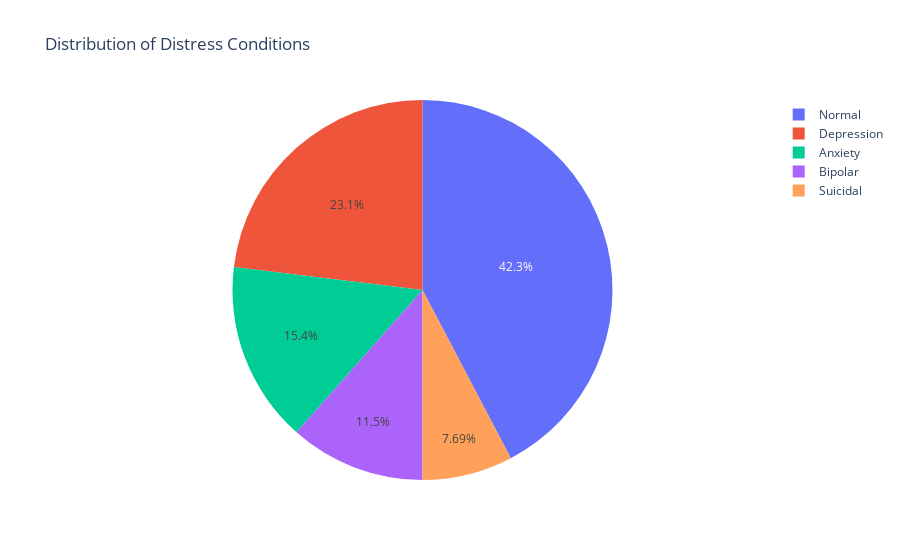
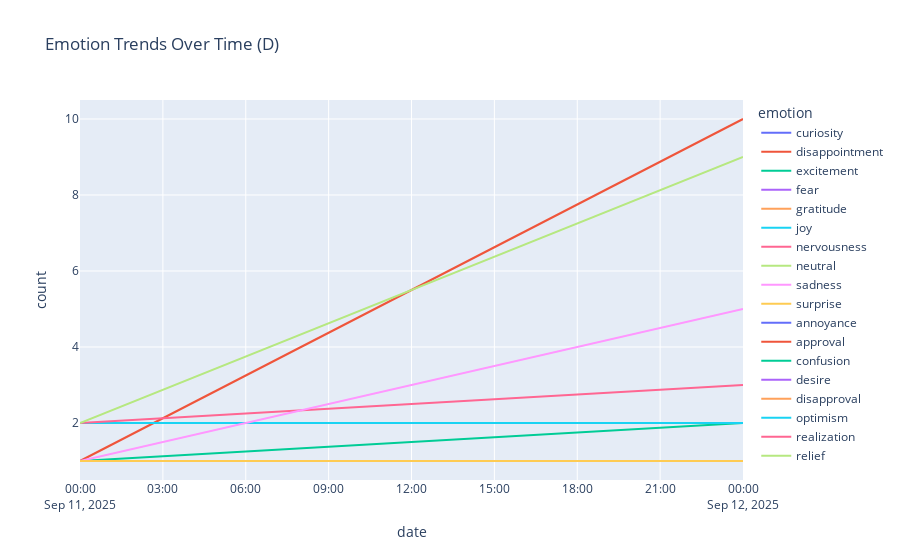
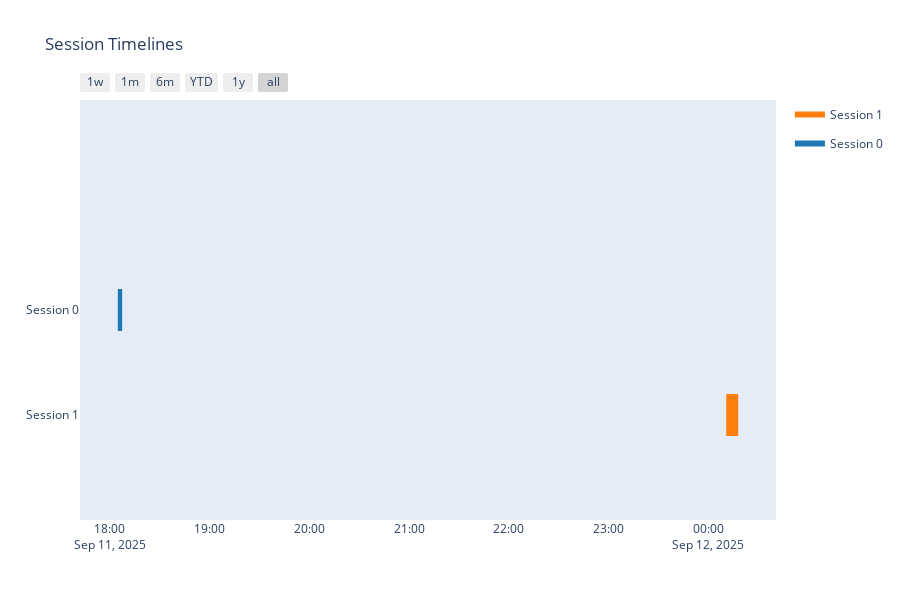

Notebook cell for these charts, in order:
### Code cell
# Example: Show overall distress
charts["distress"]["overall"].show()

# Example: Show daily emotion trends
charts["emotion"]["daily"].show()

# Example: Show session Gantt chart
charts["session"][1].show()

### Figure 1 — Plotly figure (JSON) as saved in the notebook; plotly's stock layout.template omitted (floating-point values rounded to 4 significant figures)
{"data": [{"domain": {"x": [0, 1], "y": [0, 1]}, "hovertemplate": "distress=%{label}<br>count=%{value}<extra></extra>", "labels": ["Normal", "Depression", "Anxiety", "Bipolar", "Suicidal"], "legendgroup": "", "name": "", "showlegend": true, "type": "pie", "values": [11, 6, 4, 3, 2]}], "layout": {"legend": {"tracegroupgap": 0}, "title": {"text": "Distribution of Distress Conditions"}}}

### Figure 2 — Plotly figure (JSON) as saved in the notebook; plotly's stock layout.template omitted (floating-point values rounded to 4 significant figures)
{"data": [{"hovertemplate": "emotion=curiosity<br>date=%{x}<br>count=%{y}<extra></extra>", "legendgroup": "curiosity", "line": {"color": "#636efa", "dash": "solid"}, "marker": {"symbol": "circle"}, "mode": "lines", "name": "curiosity", "orientation": "v", "showlegend": true, "type": "scatter", "x": ["2025-09-11T00:00:00.000000000"], "xaxis": "x", "y": [1], "yaxis": "y"}, {"hovertemplate": "emotion=disappointment<br>date=%{x}<br>count=%{y}<extra></extra>", "legendgroup": "disappointment", "line": {"color": "#EF553B", "dash": "solid"}, "marker": {"symbol": "circle"}, "mode": "lines", "name": "disappointment", "orientation": "v", "showlegend": true, "type": "scatter", "x": ["2025-09-11T00:00:00.000000000", "2025-09-12T00:00:00.000000000"], "xaxis": "x", "y": [1, 10], "yaxis": "y"}, {"hovertemplate": "emotion=excitement<br>date=%{x}<br>count=%{y}<extra></extra>", "legendgroup": "excitement", "line": {"color": "#00cc96", "dash": "solid"}, "marker": {"symbol": "circle"}, "mode": "lines", "name": "excitement", "orientation": "v", "showlegend": true, "type": "scatter", "x": ["2025-09-11T00:00:00.000000000", "2025-09-12T00:00:00.000000000"], "xaxis": "x", "y": [1, 2], "yaxis": "y"}, {"hovertemplate": "emotion=fear<br>date=%{x}<br>count=%{y}<extra></extra>", "legendgroup": "fear", "line": {"color": "#ab63fa", "dash": "solid"}, "marker": {"symbol": "circle"}, "mode": "lines", "name": "fear", "orientation": "v", "showlegend": true, "type": "scatter", "x": ["2025-09-11T00:00:00.000000000", "2025-09-12T00:00:00.000000000"], "xaxis": "x", "y": [2, 2], "yaxis": "y"}, {"hovertemplate": "emotion=gratitude<br>date=%{x}<br>count=%{y}<extra></extra>", "legendgroup": "gratitude", "line": {"color": "#FFA15A", "dash": "solid"}, "marker": {"symbol": "circle"}, "mode": "lines", "name": "gratitude", "orientation": "v", "showlegend": true, "type": "scatter", "x": ["2025-09-11T00:00:00.000000000"], "xaxis": "x", "y": [1], "yaxis": "y"}, {"hovertemplate": "emotion=joy<br>date=%{x}<br>count=%{y}<extra></extra>", "legendgroup": "joy", "line": {"color": "#19d3f3", "dash": "solid"}, "marker": {"symbol": "circle"}, "mode": "lines", "name": "joy", "orientation": "v", "showlegend": true, "type": "scatter", "x": ["2025-09-11T00:00:00.000000000", "2025-09-12T00:00:00.000000000"], "xaxis": "x", "y": [2, 2], "yaxis": "y"}, {"hovertemplate": "emotion=nervousness<br>date=%{x}<br>count=%{y}<extra></extra>", "legendgroup": "nervousness", "line": {"color": "#FF6692", "dash": "solid"}, "marker": {"symbol": "circle"}, "mode": "lines", "name": "nervousness", "orientation": "v", "showlegend": true, "type": "scatter", "x": ["2025-09-11T00:00:00.000000000", "2025-09-12T00:00:00.000000000"], "xaxis": "x", "y": [2, 3], "yaxis": "y"}, {"hovertemplate": "emotion=neutral<br>date=%{x}<br>count=%{y}<extra></extra>", "legendgroup": "neutral", "line": {"color": "#B6E880", "dash": "solid"}, "marker": {"symbol": "circle"}, "mode": "lines", "name": "neutral", "orientation": "v", "showlegend": true, "type": "scatter", "x": ["2025-09-11T00:00:00.000000000", "2025-09-12T00:00:00.000000000"], "xaxis": "x", "y": [2, 9], "yaxis": "y"}, {"hovertemplate": "emotion=sadness<br>date=%{x}<br>count=%{y}<extra></extra>", "legendgroup": "sadness", "line": {"color": "#FF97FF", "dash": "solid"}, "marker": {"symbol": "circle"}, "mode": "lines", "name": "sadness", "orientation": "v", "showlegend": true, "type": "scatter", "x": ["2025-09-11T00:00:00.000000000", "2025-09-12T00:00:00.000000000"], "xaxis": "x", "y": [1, 5], "yaxis": "y"}, {"hovertemplate": "emotion=surprise<br>date=%{x}<br>count=%{y}<extra></extra>", "legendgroup": "surprise", "line": {"color": "#FECB52", "dash": "solid"}, "marker": {"symbol": "circle"}, "mode": "lines", "name": "surprise", "orientation": "v", "showlegend": true, "type": "scatter", "x": ["2025-09-11T00:00:00.000000000", "2025-09-12T00:00:00.000000000"], "xaxis": "x", "y": [1, 1], "yaxis": "y"}, {"hovertemplate": "emotion=annoyance<br>date=%{x}<br>count=%{y}<extra></extra>", "legendgroup": "annoyance", "line": {"color": "#636efa", "dash": "solid"}, "marker": {"symbol": "circle"}, "mode": "lines", "name": "annoyance", "orientation": "v", "showlegend": true, "type": "scatter", "x": ["2025-09-12T00:00:00.000000000"], "xaxis": "x", "y": [7], "yaxis": "y"}, {"hovertemplate": "emotion=approval<br>date=%{x}<br>count=%{y}<extra></extra>", "legendgroup": "approval", "line": {"color": "#EF553B", "dash": "solid"}, "marker": {"symbol": "circle"}, "mode": "lines", "name": "approval", "orientation": "v", "showlegend": true, "type": "scatter", "x": ["2025-09-12T00:00:00.000000000"], "xaxis": "x", "y": [7], "yaxis": "y"}, {"hovertemplate": "emotion=confusion<br>date=%{x}<br>count=%{y}<extra></extra>", "legendgroup": "confusion", "line": {"color": "#00cc96", "dash": "solid"}, "marker": {"symbol": "circle"}, "mode": "lines", "name": "confusion", "orientation": "v", "showlegend": true, "type": "scatter", "x": ["2025-09-12T00:00:00.000000000"], "xaxis": "x", "y": [1], "yaxis": "y"}, {"hovertemplate": "emotion=desire<br>date=%{x}<br>count=%{y}<extra></extra>", "legendgroup": "desire", "line": {"color": "#ab63fa", "dash": "solid"}, "marker": {"symbol": "circle"}, "mode": "lines", "name": "desire", "orientation": "v", "showlegend": true, "type": "scatter", "x": ["2025-09-12T00:00:00.000000000"], "xaxis": "x", "y": [1], "yaxis": "y"}, {"hovertemplate": "emotion=disapproval<br>date=%{x}<br>count=%{y}<extra></extra>", "legendgroup": "disapproval", "line": {"color": "#FFA15A", "dash": "solid"}, "marker": {"symbol": "circle"}, "mode": "lines", "name": "disapproval", "orientation": "v", "showlegend": true, "type": "scatter", "x": ["2025-09-12T00:00:00.000000000"], "xaxis": "x", "y": [5], "yaxis": "y"}, {"hovertemplate": "emotion=optimism<br>date=%{x}<br>count=%{y}<extra></extra>", "legendgroup": "optimism", "line": {"color": "#19d3f3", "dash": "solid"}, "marker": {"symbol": "circle"}, "mode": "lines", "name": "optimism", "orientation": "v", "showlegend": true, "type": "scatter", "x": ["2025-09-12T00:00:00.000000000"], "xaxis": "x", "y": [1], "yaxis": "y"}, {"hovertemplate": "emotion=realization<br>date=%{x}<br>count=%{y}<extra></extra>", "legendgroup": "realization", "line": {"color": "#FF6692", "dash": "solid"}, "marker": {"symbol": "circle"}, "mode": "lines", "name": "realization", "orientation": "v", "showlegend": true, "type": "scatter", "x": ["2025-09-12T00:00:00.000000000"], "xaxis": "x", "y": [5], "yaxis": "y"}, {"hovertemplate": "emotion=relief<br>date=%{x}<br>count=%{y}<extra></extra>", "legendgroup": "relief", "line": {"color": "#B6E880", "dash": "solid"}, "marker": {"symbol": "circle"}, "mode": "lines", "name": "relief", "orientation": "v", "showlegend": true, "type": "scatter", "x": ["2025-09-12T00:00:00.000000000"], "xaxis": "x", "y": [1], "yaxis": "y"}], "layout": {"legend": {"title": {"text": "emotion"}, "tracegroupgap": 0}, "title": {"text": "Emotion Trends Over Time (D)"}, "xaxis": {"anchor": "y", "domain": [0, 1], "title": {"text": "date"}}, "yaxis": {"anchor": "x", "domain": [0, 1], "title": {"text": "count"}}}}

### Figure 3 — Plotly figure (JSON) as saved in the notebook; plotly's stock layout.template omitted (floating-point values rounded to 4 significant figures)
{"data": [{"fill": "toself", "fillcolor": "rgb(255, 127, 14)", "hoverinfo": "name", "legendgroup": "rgb(255, 127, 14)", "mode": "none", "name": "Session 1", "showlegend": true, "type": "scatter", "x": ["2025-09-12T00:10:39.999553", "2025-09-12T00:17:52.305095", "2025-09-12T00:17:52.305095", "2025-09-12T00:10:39.999553"], "y": [-0.2, -0.2, 0.2, 0.2]}, {"fill": "toself", "fillcolor": "rgb(31, 119, 180)", "hoverinfo": "name", "legendgroup": "rgb(31, 119, 180)", "mode": "none", "name": "Session 0", "showlegend": true, "type": "scatter", "x": ["2025-09-11T18:04:58.393468", "2025-09-11T18:07:36.508890", "2025-09-11T18:07:36.508890", "2025-09-11T18:04:58.393468"], "y": [0.8, 0.8, 1.2, 1.2]}, {"legendgroup": "rgb(255, 127, 14)", "marker": {"color": "rgb(255, 127, 14)", "opacity": 0, "size": 1}, "mode": "markers", "name": "", "showlegend": false, "text": [null, null], "type": "scatter", "x": ["2025-09-12T00:10:39.999553", "2025-09-12T00:17:52.305095"], "y": [0, 0]}, {"legendgroup": "rgb(31, 119, 180)", "marker": {"color": "rgb(31, 119, 180)", "opacity": 0, "size": 1}, "mode": "markers", "name": "", "showlegend": false, "text": [null, null], "type": "scatter", "x": ["2025-09-11T18:04:58.393468", "2025-09-11T18:07:36.508890"], "y": [1, 1]}], "layout": {"height": 600, "hovermode": "closest", "showlegend": true, "title": {"text": "Session Timelines"}, "xaxis": {"rangeselector": {"buttons": [{"count": 7, "label": "1w", "step": "day", "stepmode": "backward"}, {"count": 1, "label": "1m", "step": "month", "stepmode": "backward"}, {"count": 6, "label": "6m", "step": "month", "stepmode": "backward"}, {"count": 1, "label": "YTD", "step": "year", "stepmode": "todate"}, {"count": 1, "label": "1y", "step": "year", "stepmode": "backward"}, {"step": "all"}]}, "showgrid": false, "type": "date", "zeroline": false}, "yaxis": {"autorange": false, "range": [-1, 3], "showgrid": false, "ticktext": ["Session 1", "Session 0"], "tickvals": [0, 1], "zeroline": false}}}
